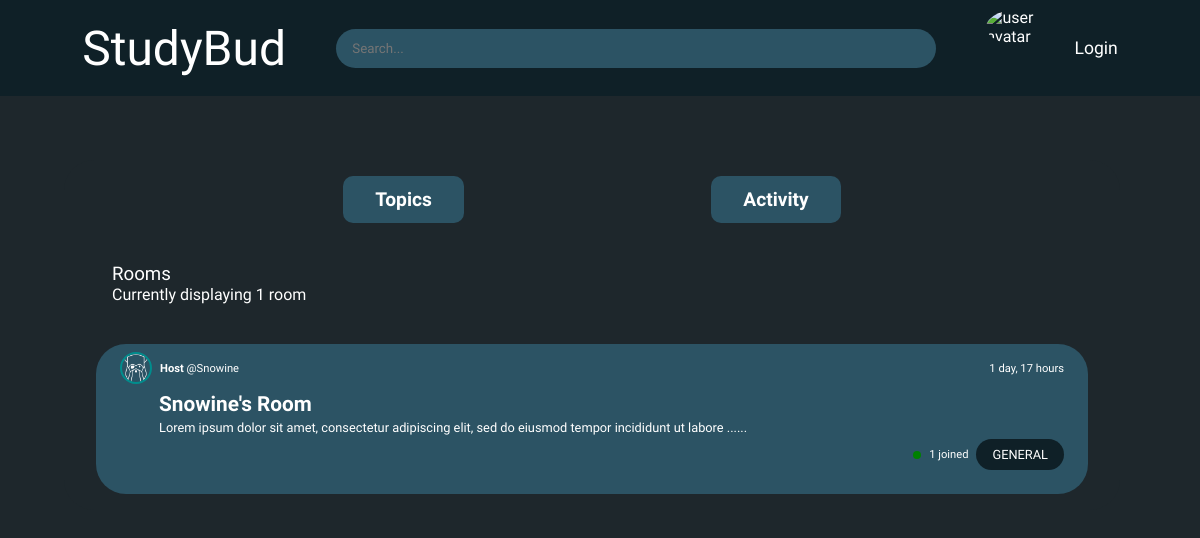
The app's page /, older data.
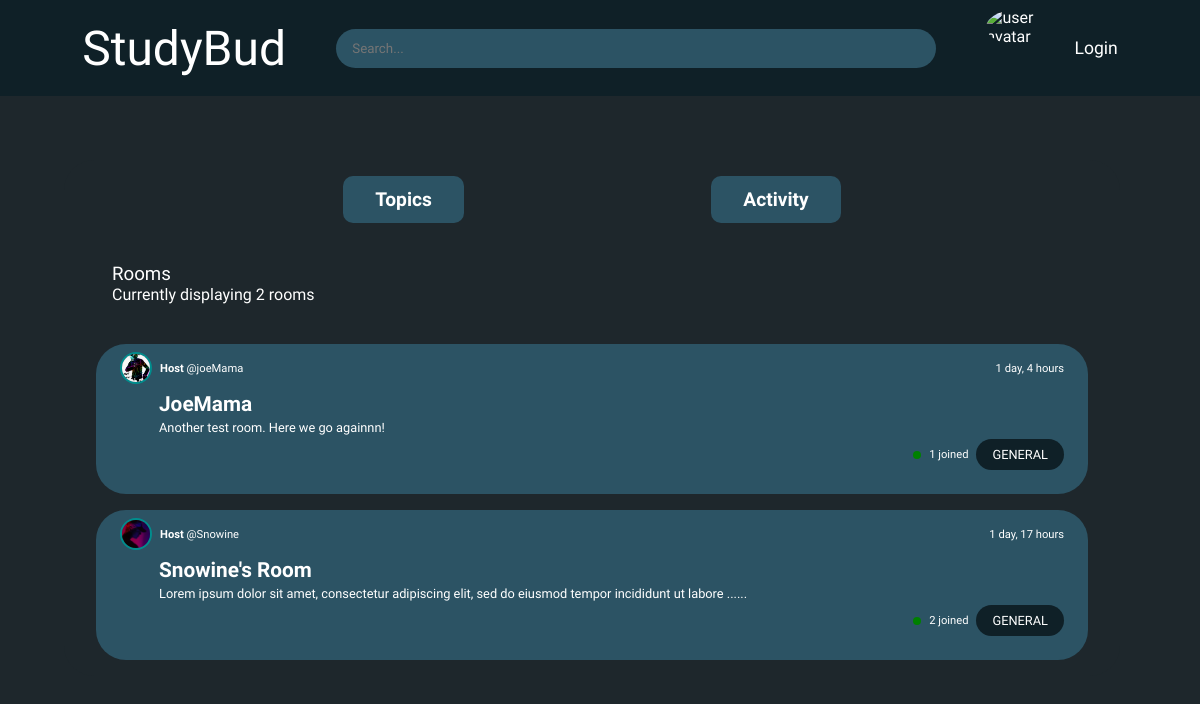
The same page, newer data.
### Studybud/models.py (models this page shows)
class Room(models.Model):
    id = models.UUIDField(primary_key=True, editable=False, default=uuid4)
    name = models.CharField(max_length=100)
    host = models.ForeignKey(User, on_delete=models.SET_NULL, null=True)
    topic = models.ForeignKey('Topic', on_delete=models.SET_NULL, null=True)
    description = models.TextField(max_length=255, blank=True)
    participants = models.ManyToManyField(User, related_name='participants', blank=True)
    created = models.DateTimeField(auto_now_add=True, editable=False)
    updated = models.DateTimeField(auto_now=True)
    class Meta():
        ordering = ['created', 'updated']
    def __str__(self):
        return self.description[0:100]

class User(AbstractUser):
    username = models.CharField(max_length=100)
    email = models.EmailField(('Email address'), unique=True)
    first_name = models.CharField(max_length=100)
    last_name = models.CharField(max_length=150)
    bio = models.TextField(max_length=255, blank=True)
    followers = models.ManyToManyField('User', related_name='Followers', blank=True)
    following = models.ManyToManyField('User', related_name='Following', blank=True)
    profile_picture = models.ImageField(default='avatar.png', blank=True, upload_to='profilePictures')
    USERNAME_FIELD = 'email'
    REQUIRED_FIELDS = ['username']
    def __str__(self):
        return self.username

class Topic(models.Model):
    name = models.CharField(max_length=100)
    def __str__(self):
        return self.name

### Studybud/views.py (the view)
# urls.py: path('', views.index, name='index'),
def index(request):
    q = request.GET.get('q')
    if not q:
        q = ''
    topics = Topic.objects.all()
    allRooms = Room.objects.all()
    rooms = Room.objects.filter(Q(name__icontains=q) | Q(topic__name__icontains=q) | Q(host__username__icontains=q)).order_by('-updated')
    roomCount = rooms.count()
    activities = Messages.objects.filter(Q(room__topic__name__icontains=q) | Q(room__host__username__icontains=q)).order_by("-created")[0:7]
    context = {
        'rooms': rooms,
        'topics': topics,
        'roomCount': roomCount,
        'activities': activities,
        'allRooms': allRooms,
        'q': q,
    }
    return render(request, 'Base/index.html', context)

### templates/Base/index.html (shortened to what this page needs)
{% extends 'layout.html' %}
{% load static %}
{% block style %}
    <link rel="stylesheet" href="{% static 'styles/main.css' %}">
{% endblock %}
{% block content %}
        <main>
            <div id="roomsSection">
                <div class="mobileView">
                    <div id="tabs">
                        <a href="">Topics</a>
                        <a href="">Activity</a>
                    </div>
                </div>
                <div id="heading">
                    <div id="titleContainer">
                        <h3>Rooms</h3>
                        <p>Currently displaying {{roomCount}}
                            {% if roomCount > 1 %}
                            rooms
                            {% else %}
                            room
                            {% endif %}</p>
                    </div>
                </div>
                <div class="container">
                    {% for room in rooms %}
                    <div class="room">
                        <div class="roomHeading">
                            <div class="host">
                                <img src="{{room.host.profile_picture.url}}" alt="Host profile picture">
                                <a href="{% url 'profile' room.host.username %}"><strong>Host</strong> @{{room.host}}</a>
                            </div>
                            <p class="timePosted">{{room.updated|timesince}}</p>
                        </div>
                        <div class="roomContent">
                            <a href="{% url 'room' room.id %}" class="roomTitle">{{room.name}}</a>
                            <p class="roomDesc">
                            {% if room.description|length > 100 %}
                                {{room}}......
                            {% else %}
                                {{room.description}}
                            {% endif %}
                    </p>
                            <div class="roomStats">
                                <div class="joinedStats">
                                    <div class="dotIcon"></div>
                                    <p class="joined">{{room.participants.count}} joined</p>
                                </div>
                                <a style="color: white; text-decoration: none;" class="roomTopic" href="{% url 'index' %}?q={{room.topic}}">{{room.topic}}</a>
                            </div>
                        </div>
                    </div>
                    {% empty %}
                    <p style="color: white; text-align: center; font-size: 2rem;">No rooms in {{q}}</p>
                    {% endfor %}
                </div>
            </div>
        </main>
{% endblock %}

Row changes from the older to the newer data that the page shows:
added Room: host.profile_picture (picture), host "joeMama", updated "1 day, 4 hours", name "JoeMama", description "Another test room. Here we go againnn!", participants.count "1", topic "GENERAL"
changed through a linked row, Room "Snowine's Room": host.profile_picture: a different picture; participants.count "1" → "2"
Text that changed along with them:
{{ roomCount }}: "1" → "2"
text no longer shown: "room"
text now shown: "rooms"
